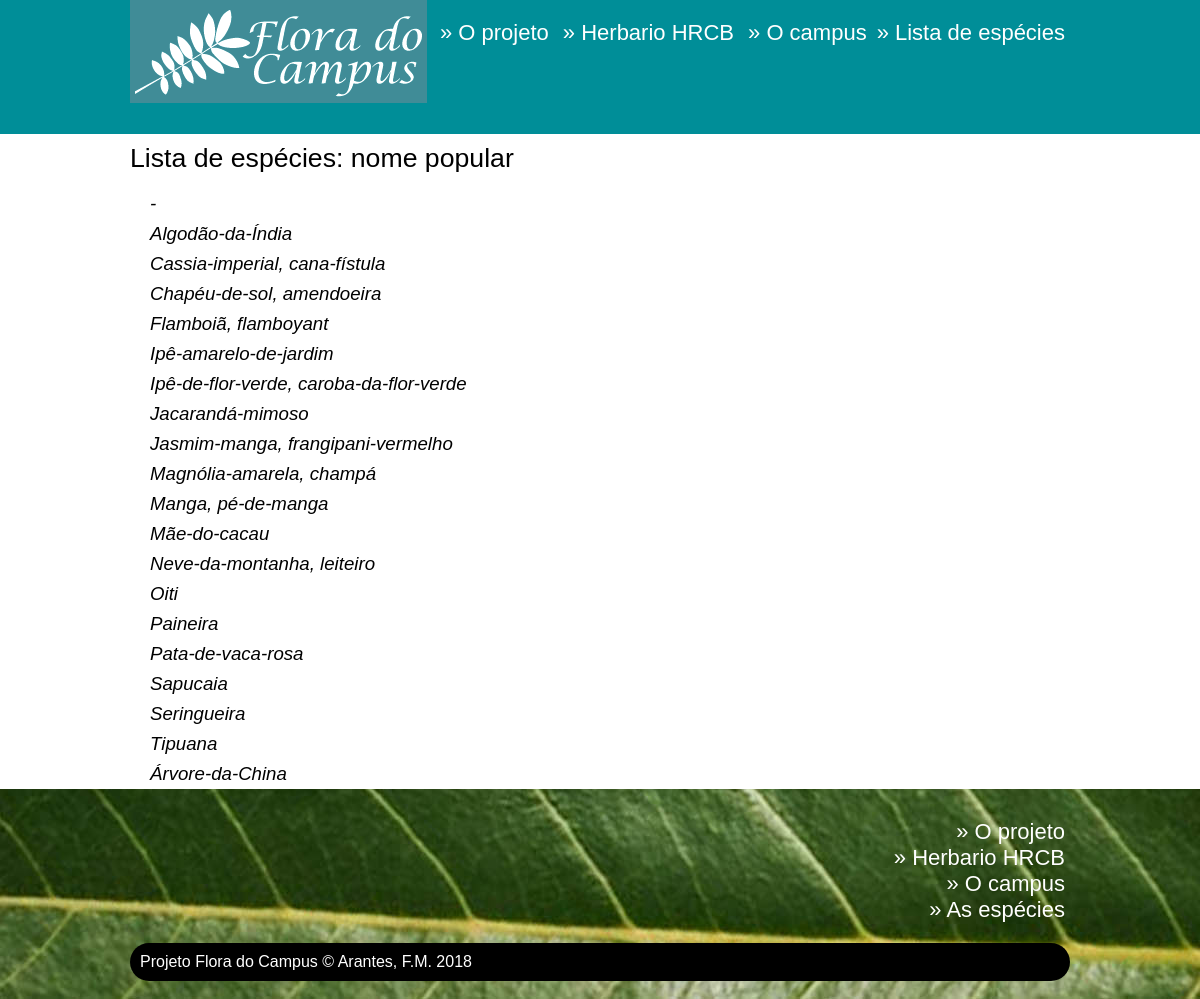
/especies/categoria/vernacular/, run on an earlier commit of the app's database.
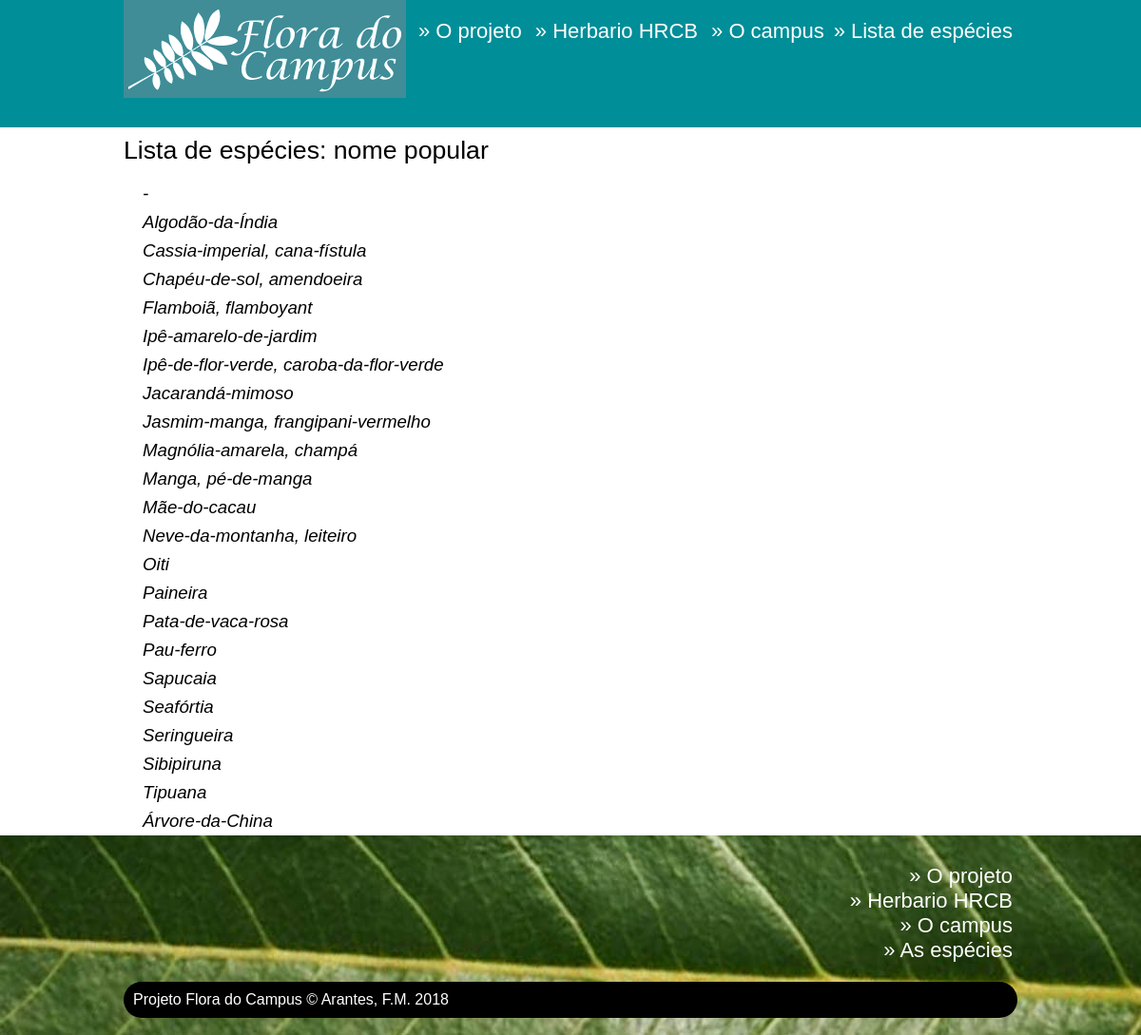
And on a later commit of the database.
### flora/models.py (models this page shows, shortened)
class Post(models.Model):
    author = models.ForeignKey('auth.User')
    title = models.CharField(max_length=200)
    familia = models.CharField(max_length=300)
    genero = models.CharField(max_length=300)
    especie = models.CharField(max_length=300)
    autor = models.CharField(max_length=300)
    texto = models.TextField()
    habito = models.CharField(max_length=300)
    vernacular = models.CharField(max_length=300)
    floracao = models.CharField(max_length=300)
    frutificacao = models.CharField(max_length=300)
    origem = models.CharField(max_length=300)
    mapa = models.TextField()
    referencias = models.TextField()
    created_date = models.DateTimeField(
            default=timezone.now)
    published_date = models.DateTimeField(
            blank=True, null=True)

### flora/views.py (the view)
# urls.py: url(r'^especies/categoria/vernacular/', views.list_species_by_vernacular),
def list_species_by_vernacular(request):
    species = Post.objects.all().order_by('vernacular')
    return render(request, 'flora/vernacular.html', {'species': species, 'view': 'Nome Popular'})

### flora/templates/flora/vernacular.html
{% extends 'flora/base.html' %}
{% load static %}
{% block content %}
<div id="title">
	<div>
		<h1>Lista de espécies: nome popular</h1>
	</div>
</div>
<div id="listagem">
<div>
<ul>
{% for specie in species %}
<li>
		<a href="{% url 'flora.views.post_detail' pk=specie.pk %}">
			{{ specie.vernacular }}
		</a>
</li>
{% endfor %}
</ul>
</div>
</div>
{% endblock content %}

What changed in the data, as far as the page shows it:
added Post: vernacular "Pau-ferro"
added Post: vernacular "Seafórtia"
added Post: vernacular "Sibipiruna"
